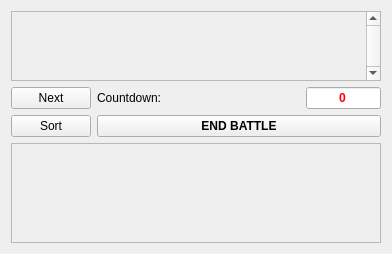
     <widget class="QWidget" name="layoutWidget">
      <layout class="QVBoxLayout" name="verticalLayout">
       <item>
        <widget class="QScrollArea" name="scrollArea">
         <property name="sizePolicy">
          <sizepolicy hsizetype="Fixed" vsizetype="MinimumExpanding">
           <horstretch>0</horstretch>
           <verstretch>0</verstretch>
          </sizepolicy>
         </property>
         <property name="minimumSize">
          <size>
           <width>370</width>
           <height>0</height>
          </size>
         </property>
         <property name="maximumSize">
          <size>
           <width>370</width>
           <height>16777215</height>
          </size>
         </property>
         <property name="verticalScrollBarPolicy">
          <enum>Qt::ScrollBarAlwaysOn</enum>
         </property>
         <property name="horizontalScrollBarPolicy">
          <enum>Qt::ScrollBarAlwaysOff</enum>
         </property>
         <property name="widgetResizable">
          <bool>true</bool>
         </property>
         <widget class="QWidget" name="scrollAreaWidgetContents">
          <property name="geometry">
           <rect>
            <x>0</x>
            <y>0</y>
            <width>342</width>
            <height>424</height>
           </rect>
          </property>
         </widget>
        </widget>
       </item>
       <item>
        <layout class="QFormLayout" name="formLayout_3">
         <item row="0" column="0">
          <widget class="QPushButton" name="btnNext">
           <property name="toolTip">
            <string>Activate the next combatant in initiative order, ignoring &quot;unknown&quot; combatants</string>
           </property>
           <property name="text">
            <string>Next</string>
           </property>
           <property name="autoDefault">
            <bool>false</bool>
           </property>
          </widget>
         </item>
         <item row="0" column="1">
          <layout class="QHBoxLayout" name="horizontalLayout_6">
           <item>
            <widget class="QLabel" name="label_4">
             <property name="sizePolicy">
              <sizepolicy hsizetype="Minimum" vsizetype="Preferred">
               <horstretch>0</horstretch>
               <verstretch>0</verstretch>
              </sizepolicy>
             </property>
             <property name="toolTip">
              <string>Countdown timer of time left in the move timer</string>
             </property>
             <property name="text">
              <string>Countdown:</string>
             </property>
            </widget>
           </item>
           <item>
            <widget class="QLineEdit" name="edtCountdown">
             <property name="sizePolicy">
              <sizepolicy hsizetype="Minimum" vsizetype="Fixed">
               <horstretch>0</horstretch>
               <verstretch>0</verstretch>
              </sizepolicy>
             </property>
             <property name="maximumSize">
              <size>
               <width>75</width>
               <height>16777215</height>
              </size>
             </property>
             <property name="font">
              <font>
               <weight>75</weight>
               <bold>true</bold>
              </font>
             </property>
             <property name="toolTip">
              <string>Countdown timer of time left in the move timer</string>
             </property>
             <property name="styleSheet">
              <string notr="true">color: #ff0000;</string>
             </property>
             <property name="text">
              <string>0</string>
             </property>
             <property name="alignment">
              <set>Qt::AlignCenter</set>
             </property>
            </widget>
           </item>
          </layout>
         </item>
         <item row="1" column="0">
          <widget class="QPushButton" name="btnSort">
           <property name="toolTip">
            <string>Sorts all combatants by initiative</string>
           </property>
           <property name="text">
            <string>Sort</string>
           </property>
           <property name="autoDefault">
            <bool>false</bool>
           </property>
          </widget>
         </item>
         <item row="1" column="1">
          <widget class="QPushButton" name="btnEndBattle">
           <property name="font">
            <font>
             <weight>75</weight>
             <bold>true</bold>
            </font>
           </property>
           <property name="toolTip">
            <string>Ends the battle</string>
           </property>
           <property name="text">
            <string>END BATTLE</string>
           </property>
           <property name="autoDefault">
            <bool>false</bool>
           </property>
          </widget>
         </item>
        </layout>
       </item>
       <item>
        <widget class="PublishButtonFrame" name="framePublish">
         <property name="enabled">
          <bool>false</bool>
         </property>
         <property name="sizePolicy">
          <sizepolicy hsizetype="Minimum" vsizetype="Preferred">
           <horstretch>0</horstretch>
           <verstretch>0</verstretch>
          </sizepolicy>
         </property>
         <property name="minimumSize">
          <size>
           <width>200</width>
           <height>100</height>
          </size>
         </property>
         <property name="frameShape">
          <enum>QFrame::StyledPanel</enum>
         </property>
         <property name="frameShadow">
          <enum>QFrame::Raised</enum>
         </property>
        </widget>
       </item>
      </layout>
     </widget>
